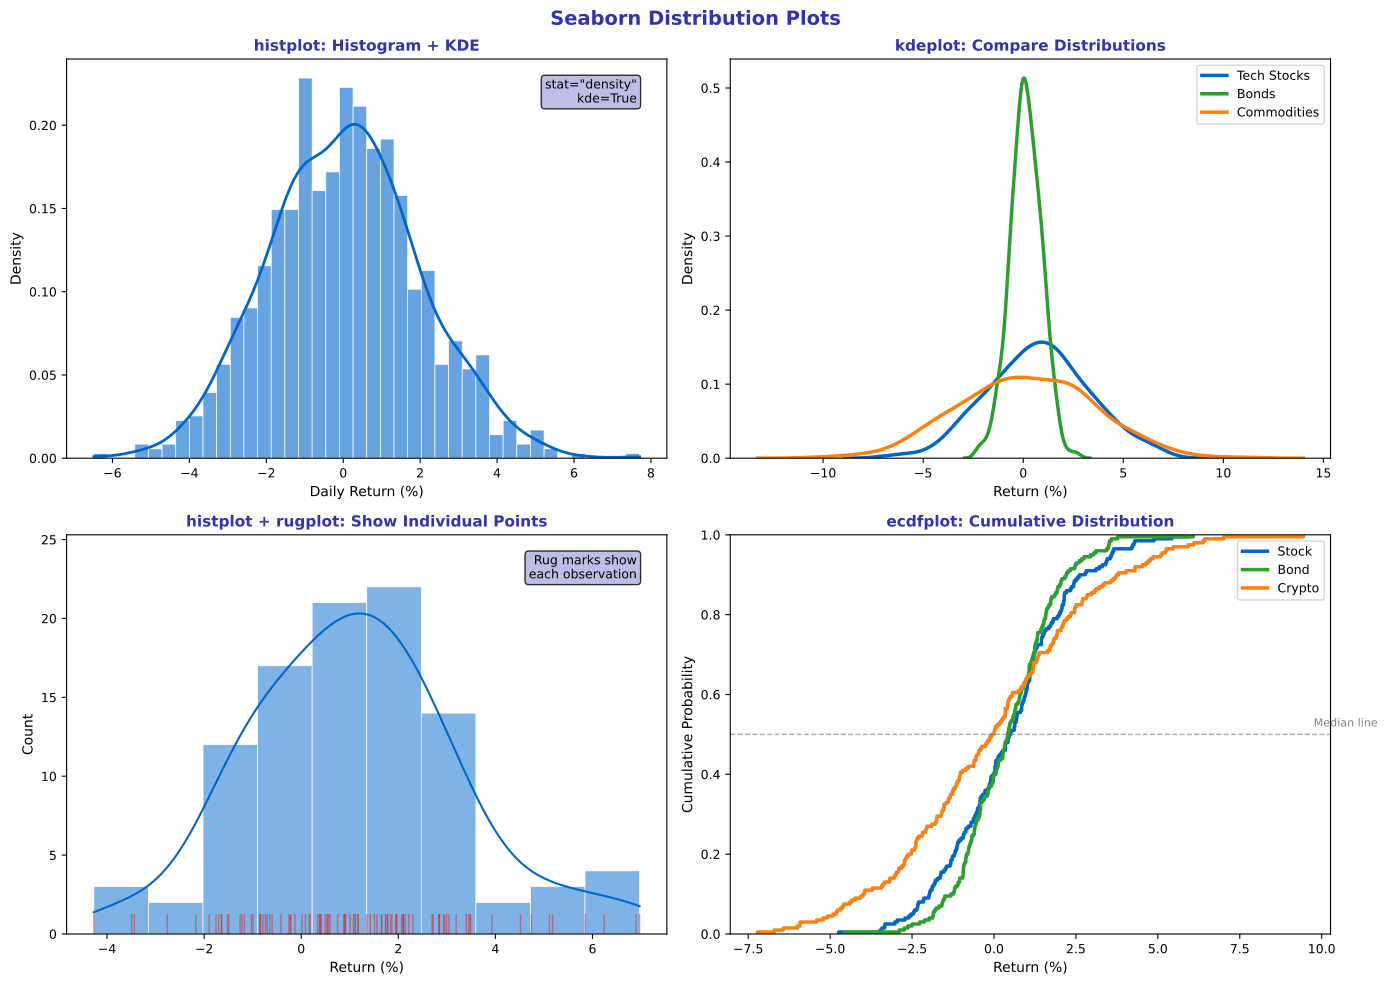

Write Python code to recreate this figure.
"""Distribution Plots - Visualizing data distributions with seaborn"""
import matplotlib.pyplot as plt
import seaborn as sns
import numpy as np
import pandas as pd
from pathlib import Path

plt.rcParams.update({
    'font.size': 10,
    'axes.labelsize': 10,
    'axes.titlesize': 11,
    'xtick.labelsize': 9,
    'ytick.labelsize': 9,
    'legend.fontsize': 9,
    'figure.figsize': (10, 6),
    'figure.dpi': 150
})

MLPURPLE = '#3333B2'
MLLAVENDER = '#ADADE0'
MLBLUE = '#0066CC'
MLORANGE = '#FF7F0E'
MLGREEN = '#2CA02C'
MLRED = '#D62728'

np.random.seed(42)

fig, axes = plt.subplots(2, 2, figsize=(14, 10))
fig.suptitle('Seaborn Distribution Plots', fontsize=14, fontweight='bold', color=MLPURPLE)

# Plot 1: histplot with multiple options
ax1 = axes[0, 0]
returns = np.random.normal(0, 2, 1000)

sns.histplot(returns, bins=40, kde=True, ax=ax1, color=MLBLUE, alpha=0.6,
             stat='density', edgecolor='white', linewidth=0.5,
             line_kws={'linewidth': 2, 'color': MLRED})

ax1.set_title('histplot: Histogram + KDE', fontsize=11, fontweight='bold', color=MLPURPLE)
ax1.set_xlabel('Daily Return (%)', fontsize=10)
ax1.set_ylabel('Density', fontsize=10)

# Add annotation
ax1.text(0.95, 0.95, 'stat="density"\nkde=True',
         transform=ax1.transAxes, ha='right', va='top',
         fontsize=9, bbox=dict(boxstyle='round', facecolor=MLLAVENDER, alpha=0.8))

# Plot 2: kdeplot - kernel density estimation
ax2 = axes[0, 1]

# Multiple distributions
tech_returns = np.random.normal(0.5, 2.5, 500)
bond_returns = np.random.normal(0.1, 0.8, 500)
commodity_returns = np.random.normal(0.2, 3.5, 500)

sns.kdeplot(tech_returns, ax=ax2, color=MLBLUE, linewidth=2.5, label='Tech Stocks')
sns.kdeplot(bond_returns, ax=ax2, color=MLGREEN, linewidth=2.5, label='Bonds')
sns.kdeplot(commodity_returns, ax=ax2, color=MLORANGE, linewidth=2.5, label='Commodities')

ax2.set_title('kdeplot: Compare Distributions', fontsize=11, fontweight='bold', color=MLPURPLE)
ax2.set_xlabel('Return (%)', fontsize=10)
ax2.set_ylabel('Density', fontsize=10)
ax2.legend(fontsize=9)

# Plot 3: rugplot and displot features
ax3 = axes[1, 0]

sample_returns = np.random.normal(1, 2, 100)

sns.histplot(sample_returns, kde=True, ax=ax3, color=MLBLUE, alpha=0.5,
             edgecolor='white', linewidth=0.5)
sns.rugplot(sample_returns, ax=ax3, color=MLRED, alpha=0.5, height=0.05)

ax3.set_title('histplot + rugplot: Show Individual Points', fontsize=11, fontweight='bold', color=MLPURPLE)
ax3.set_xlabel('Return (%)', fontsize=10)
ax3.set_ylabel('Count', fontsize=10)

ax3.text(0.95, 0.95, 'Rug marks show\neach observation',
         transform=ax3.transAxes, ha='right', va='top',
         fontsize=9, bbox=dict(boxstyle='round', facecolor=MLLAVENDER, alpha=0.8))

# Plot 4: ecdfplot - empirical cumulative distribution
ax4 = axes[1, 1]

# Create asset returns
np.random.seed(42)
df = pd.DataFrame({
    'Return': np.concatenate([
        np.random.normal(0.5, 2, 200),
        np.random.normal(0.3, 1.5, 200),
        np.random.normal(0.2, 3, 200)
    ]),
    'Asset': ['Stock'] * 200 + ['Bond'] * 200 + ['Crypto'] * 200
})

for asset, color in zip(['Stock', 'Bond', 'Crypto'], [MLBLUE, MLGREEN, MLORANGE]):
    data = df[df['Asset'] == asset]['Return']
    sns.ecdfplot(data, ax=ax4, color=color, linewidth=2.5, label=asset)

ax4.axhline(0.5, color='gray', linestyle='--', linewidth=1, alpha=0.7)
ax4.text(ax4.get_xlim()[1] * 0.95, 0.52, 'Median line', fontsize=8, color='gray')

ax4.set_title('ecdfplot: Cumulative Distribution', fontsize=11, fontweight='bold', color=MLPURPLE)
ax4.set_xlabel('Return (%)', fontsize=10)
ax4.set_ylabel('Cumulative Probability', fontsize=10)
ax4.legend(fontsize=9)

plt.tight_layout()
plt.savefig(Path(__file__).parent / 'chart.pdf', dpi=300, bbox_inches='tight')
plt.close()
